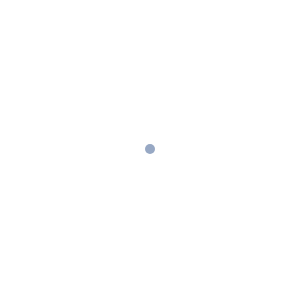
Frame 1 (no input)
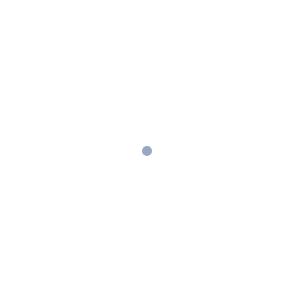
Frame 60 (no input)
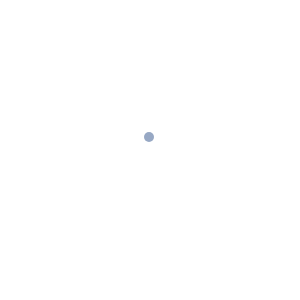
Frame 120 (the mouse pressed at the canvas centre since frame 60)

The p5.js sketch that drew these frames (run headless with seeded random() and noise() and a simulated clock; from frame 60 on, the mouse is pressed at the canvas centre):

// p5.js sketch
// ── sketch.js
var x;
var y;

function setup() {
	createCanvas(300,300)
	x = 150;
	y = 150;
	noStroke();
	fill(151, 168, 196);

}

function movePoint(){
	var probability = int(random(0,4));
	if (probability == 0){
		x+=1;
	}
	else if (probability == 1){
		x-=1;
	}
	else if (probability == 2) {
		y-=1;
	}
	else {
		y+=1
	}
}

function draw() {
  background(255)
  movePoint()
  ellipse(x,y,10);
}
